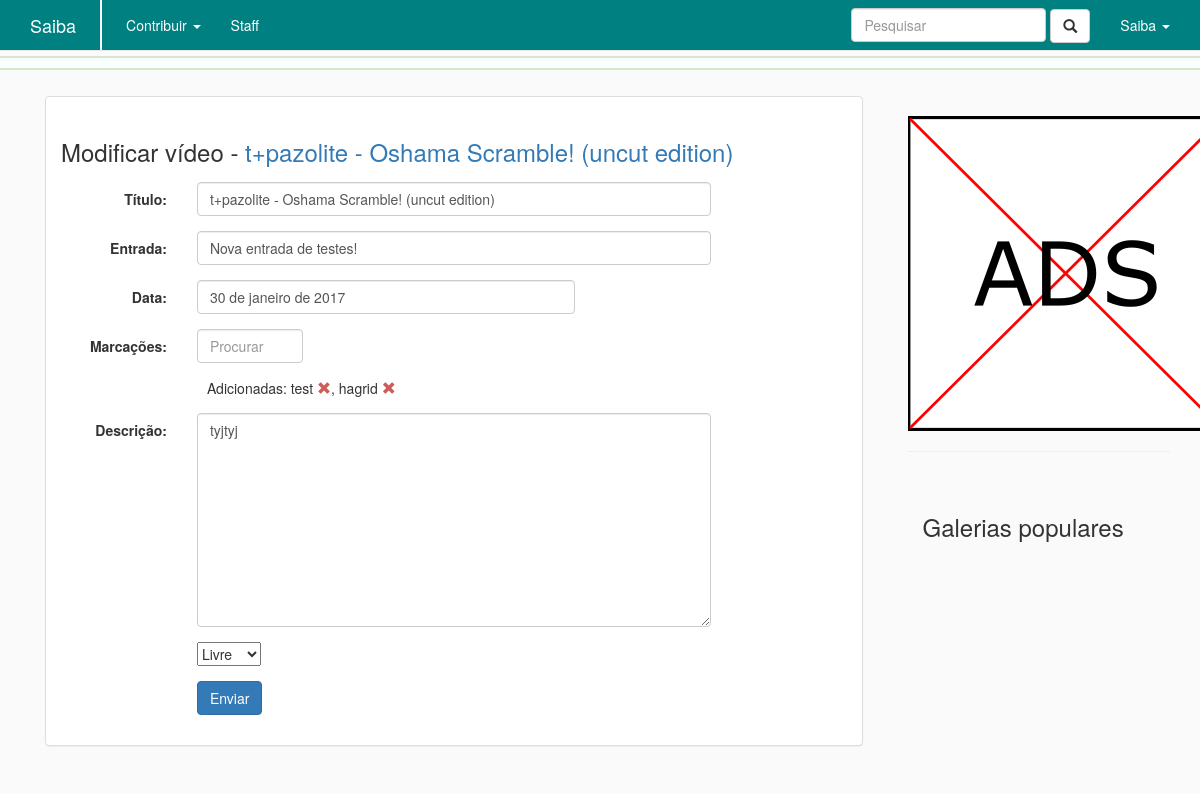
The page /galeria/video/4/editar (signed in) on the database as committed earlier.
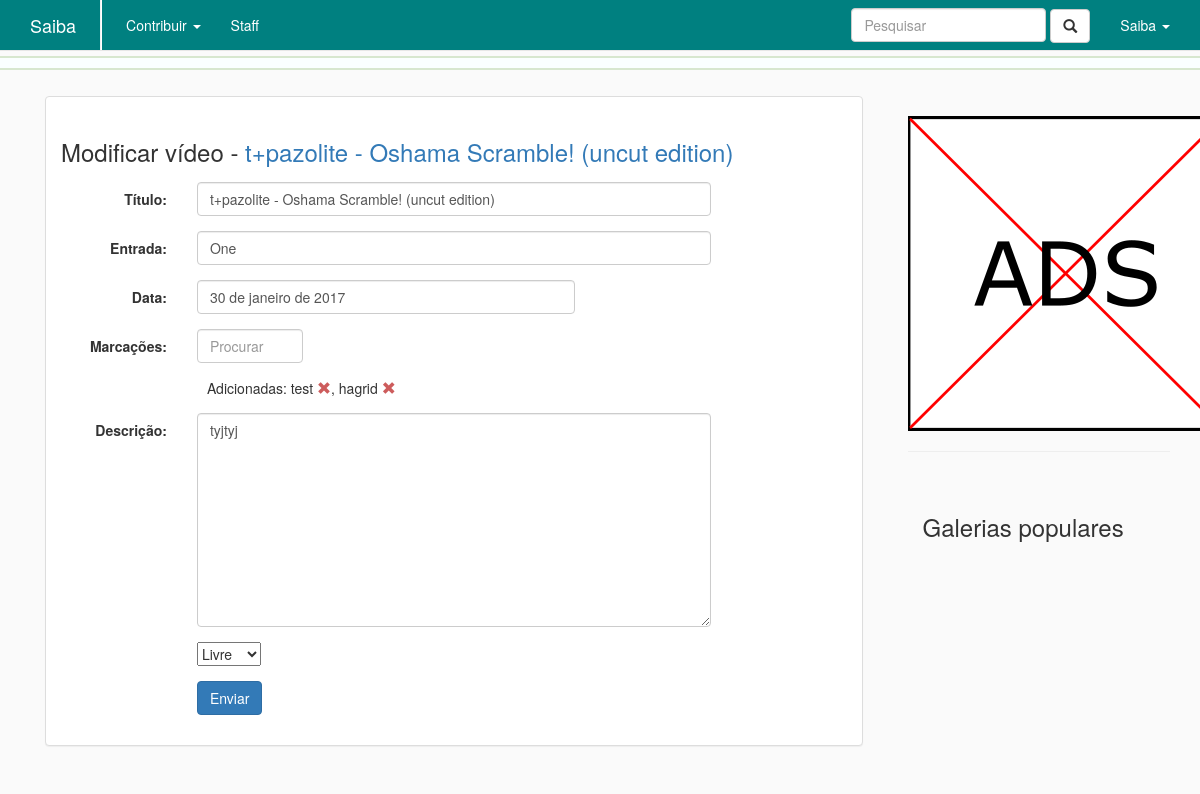
The same page on the database as committed later.
### gallery/models.py (models this page shows, shortened)
class Video(models.Model):
    author      = models.ForeignKey(User, blank=True)
    title       = models.CharField(max_length=250)
    date        = models.DateTimeField(default=datetime.datetime.now, blank=True)
    date_origin = models.CharField(max_length=100, blank=True)
    tags        = models.ManyToManyField('home.Tag', blank=True)
    entry       = models.ForeignKey(Entry, on_delete=models.CASCADE)
    hidden      = models.BooleanField(default=False)
    link        = models.CharField(max_length=250)
    description = models.TextField(max_length=250, blank=True)
    state       = models.ForeignKey(State, on_delete=models.CASCADE, default=1)

### entry/models.py (models this page shows, shortened)
class Entry(models.Model):
    author                  = models.ForeignKey(User, default=1)
    title                   = models.CharField(max_length=250)
    slug                    = models.SlugField(max_length=250, default="", blank=True)
    status                  = models.ForeignKey(Status, default=1)
    category                = models.ForeignKey(Category, default=1)
    type                    = models.CharField(max_length=100, blank=True)
    date_origin             = models.CharField(max_length=100, blank=True)
    origin                  = models.CharField(max_length=100)
    icon                    = models.ImageField(blank=True, upload_to='icon/')
    hidden                  = models.BooleanField(default=False)
    images_locked           = models.BooleanField(default=False)
    videos_locked           = models.BooleanField(default=False)
    comments_locked         = models.BooleanField(default=False)
    tags                    = models.ManyToManyField('home.Tag', blank=True)
    trending_points         = models.IntegerField(default=0)
    editorship              = models.ManyToManyField('profile.Profile', blank=True)
    def __unicode__(self):
        return self.title
    class Meta:
        verbose_name_plural = "entries"

### gallery/views.py (the view)
# urls.py: url(r'^video/(?P<video_id>[0-9]+)/editar', views.video_edit, name='video_edit'),
def video_edit(request, video_id):
    if not request.user.is_authenticated():
        return redirect('home:login')
    else:
        user = request.user
        video = Video.objects.get(pk=video_id)
        entry_name = request.POST.get('entry-selected')
        is_editor = (user == video.author)
        video_dict = model_to_dict(video)
        request_post = request.POST.copy()
        if request_post:
            request_post["link"] = video.link
        video_form = VideoForm(request_post or None, initial=video_dict)
        if video_form.is_valid() and is_editor:
            all_tags = string_tags_to_list(request.POST.get('tags-selected'))
            set_tags = generate_tags(all_tags)
            video_form = VideoForm(request_post, instance = video)
            video = video_form.save(commit=False)
            video.entry = Entry.objects.filter(title=entry_name, hidden=False).first()
            video.tags = Tag.objects.filter(label__in=set_tags)
            video.save()
            return redirect('gallery:video_detail', video_id=video.pk)
        else:
            print video_form.errors
        context = { "video_form": video_form, "video": video, "user": user }
    video_form.fields['title'].widget.attrs['class'] = 'form-control form-title'
    video_form.fields['date_origin'].widget.attrs['class'] = 'form-control form-date_origin'
    video_form.fields['description'].widget.attrs['class'] = 'form-control form-content'
    return render(request, 'gallery/edit-video.html', context)

### gallery/forms.py
class VideoForm(ModelForm):
    class Meta:
        model = Video
        fields = [ "title", "date_origin", "description", "link", "state", "link" ]

### gallery/models.py (called while the page is built)
    def __unicode__(self):
        return self.label

### home/models.py (called while the page is built)
    def __unicode__(self):
        return self.label

### gallery/templates/gallery/edit-video.html (shortened to what this page needs)
﻿{% extends 'home/base.html' %}
{% load staticfiles %}
{% block css %}
    <link rel="stylesheet" type="text/css" href="{% static 'home/search-style.css' %}"/>
{% endblock %}
{% block body %}
<div class="container-fluid">
    <div class="row">
        <div class="col-md-12">
            <div class="panel panel-default">
                <div class="panel-body">
                    <h2>Modificar vídeo - <a href="{% url 'gallery:video_detail' video.pk %}">{{video.title}}</a></h2>
                    <form class="form-horizontal" role="form" action="" method="post" enctype="multipart/form-data">
                        <div class="form-group">
                            <label class="control-label col-sm-2" for="field">Título:</label>
                            <div class="col-sm-8">{{ video_form.title }}</div>
                        </div>
                        <div class="form-group">
                            <label class="control-label col-sm-2" for="field">Entrada:</label>
                            <div class="col-md-8"><input id="search-entries" name="entry-selected" type="text" class="form-control" placeholder="Procurar" autocomplete="off" value="{{video.entry}}"></div>
                            <div class="col-md-offset-2 search-box">
                            </div>
                        </div>
                        <div class="form-group">
                            <label class="control-label col-sm-2" for="field">Data:</label>
                            <div class="col-sm-6">{{ video_form.date_origin }}</div>
                        </div>
                        <div class="form-group">
                            <label class="control-label col-sm-2" for="field">Marcações:</label>
                            <div class="col-md-2"><input id="search-tags" type="text" class="form-control" placeholder="Procurar" autocomplete="off"></div>
                            <div class="col-md-offset-2 search-box">
                            </div>
                        </div>
                        <div class="form-group">
                            <label class="control-label col-sm-2" for="field"></label>
                            <div class="col-md-4 search-tag-display">
                                <ul>
                                    Adicionadas:
                                    {% for tag in video.tags.all %}<li tag-data="{{tag}}">{{tag}} <span tag-data="{{tag}}" class="glyphicon glyphicon-remove remove-tag"></span></li>{% endfor %}
                                </ul>
                            </div>
                        </div>
                        <div class="form-group">
                            <label class="control-label col-sm-2" for="field">Descrição:</label>
                            <div class="col-sm-8">{{ video_form.description }}</div>
                        </div>
                        <div class="form-group">
                            <label class="control-label col-sm-2" for="field"></label>
                            <div class="col-sm-8">{{ video_form.state }}</div>
                        </div>
                        <div class="form-group">
                            <div class="col-sm-offset-2 col-sm-10">
                                <button type="submit" id="send" class="btn btn-primary submit-media">Enviar</button>
                            </div>
                        </div>
                    </form>
                </div>
            </div>
        </div>
    </div>
</div>
{% endblock %}

Rows that differ between the two databases and show on the page:
changed Video "t+pazolite - Oshama Scramble! (uncut edition)": entry-selected "Nova entrada de testes!" → "One"
